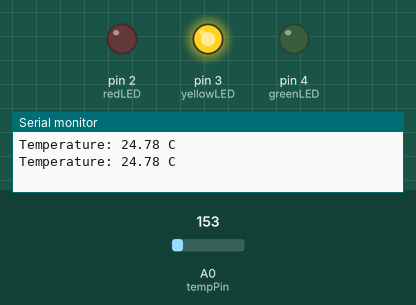
Simulated run of this sketch. Board: Arduino Uno, built with avr-gcc and run on an emulated ATmega328P. Parts: output pins drawn as LEDs (lit = HIGH), the last lines printed to the serial monitor. The test bench sets the inputs (shaded band); at power-on: A0 (tempPin) = 153.

Above: at 1.8 s.
1.9 s: A0 (tempPin) set to 180
At 2.5 s:
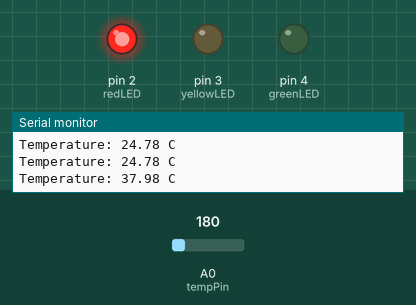
3.5 s: A0 (tempPin) set to 133
At 5.2 s:
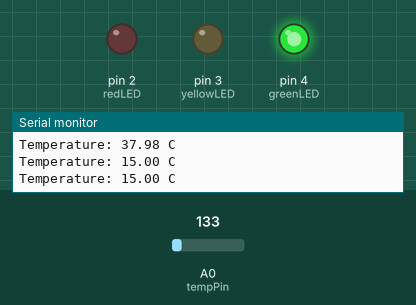
5.5 s: A0 (tempPin) set to 165
At 6.9 s:
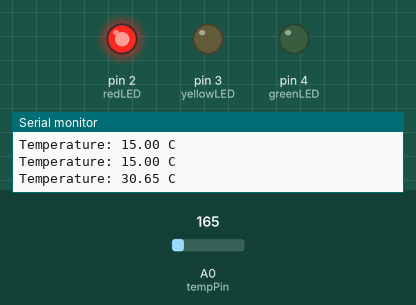
7.5 s: A0 (tempPin) set to 114
At 8.4 s:
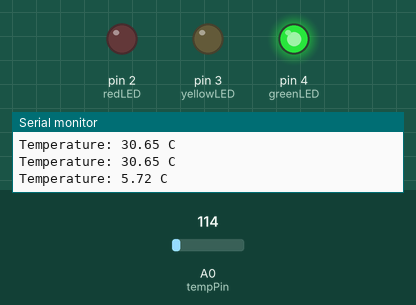
Timing chart, 0 to 10.5 s (numbered marks = the images above; inputs shaded):
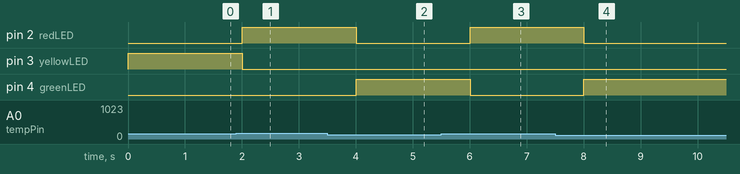

Measured:
- the behaviour switches between 163 and 164 on A0 (tempPin) (found by bisection; images 0 and 1)
- after the input at 1.9 s, pin 2 (redLED): LOW → HIGH after 0.10 s; pin 3 (yellowLED): HIGH → LOW after 0.10 s
- after the input at 3.5 s, pin 2 (redLED): HIGH → LOW after 0.50 s; pin 4 (greenLED): LOW → HIGH after 0.50 s
- after the input at 5.5 s, pin 2 (redLED): LOW → HIGH after 0.51 s; pin 4 (greenLED): HIGH → LOW after 0.51 s
- after the input at 7.5 s, pin 2 (redLED): HIGH → LOW after 0.51 s; pin 4 (greenLED): LOW → HIGH after 0.51 s

The sketch:

code.ino
```cpp
int tempPin = A0;

int redLED = 2;
int yellowLED = 3;
int greenLED = 4;

void setup()
{
  pinMode(redLED, OUTPUT);
  pinMode(yellowLED, OUTPUT);
  pinMode(greenLED, OUTPUT);

  Serial.begin(9600);
}

void loop()
{
  int value = analogRead(tempPin);

  float voltage = value * (5.0 / 1023.0);
  float temperature = (voltage - 0.5) * 100;

  Serial.print("Temperature: ");
  Serial.print(temperature);
  Serial.println(" C");

  if (temperature >= 30)
  {
    // High temperature
    digitalWrite(redLED, HIGH);
    digitalWrite(yellowLED, LOW);
    digitalWrite(greenLED, LOW);
  }
  else if (temperature >= 20)
  {
    // Medium temperature
    digitalWrite(redLED, LOW);
    digitalWrite(yellowLED, HIGH);
    digitalWrite(greenLED, LOW);
  }
  else
  {
    // Low temperature
    digitalWrite(redLED, LOW);
    digitalWrite(yellowLED, LOW);
    digitalWrite(greenLED, HIGH);
  }

  delay(1000);
}
```
